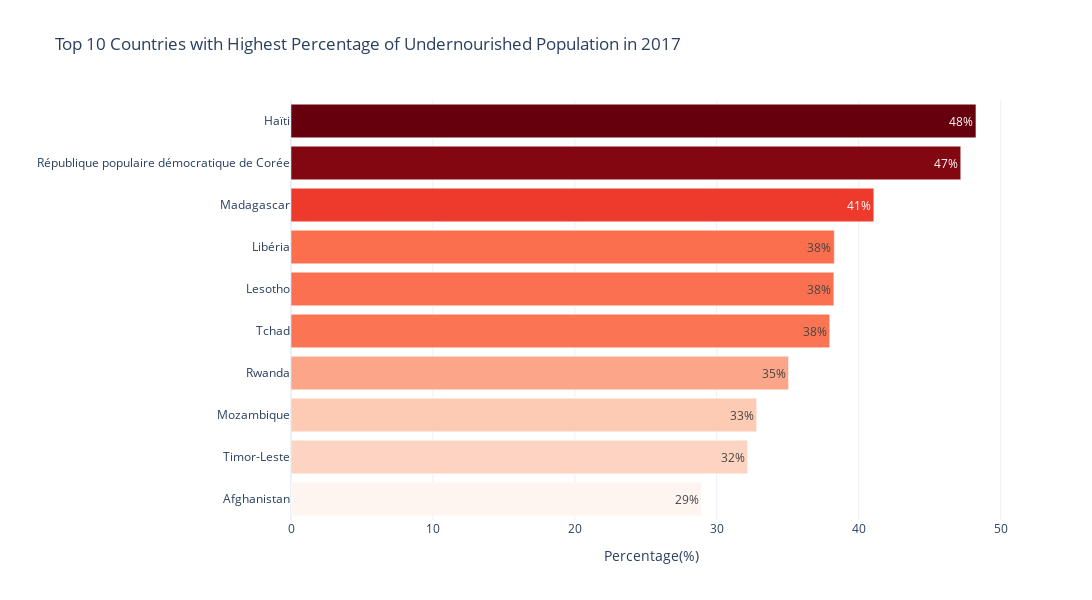

The code cell stored with this chart in its notebook:
### Code cell
# Sort the data and select the top 10 countries
top_10_countries = population_sous_nutrition.sort_values(by='Proportion', ascending=False).head(10)

# Create the bar chart using Plotly
fig = px.bar(top_10_countries, x='Proportion', y='Zone', orientation='h', 
             title='Top 10 Countries with Highest Percentage of Undernourished Population in 2017', 
             labels={'Proportion': 'Percentage(%)', 'Zone': ''},
             color='Proportion', color_continuous_scale='reds',
             text=f'Proportion')

# Update the layout to invert the y-axis
fig.update_layout(width=1200, height=600, yaxis=dict(autorange='reversed'), coloraxis_showscale=False, template='plotly_white',)
fig.update_traces(texttemplate='%{text:.0f}%', textposition='inside')

# Show the figure
fig.show()

### Figure 1 — Plotly figure (JSON) as saved in the notebook; plotly's stock layout.template omitted (floating-point values rounded to 4 significant figures)
{"data": [{"alignmentgroup": "True", "hovertemplate": "Percentage(%)=%{marker.color}<br>=%{y}<extra></extra>", "legendgroup": "", "marker": {"color": [48.26, 47.19, 41.06, 38.28, 38.25, 37.96, 35.06, 32.81, 32.17, 28.93], "coloraxis": "coloraxis", "pattern": {"shape": ""}}, "name": "", "offsetgroup": "", "orientation": "h", "showlegend": false, "text": [48.26, 47.19, 41.06, 38.28, 38.25, 37.96, 35.06, 32.81, 32.17, 28.93], "textposition": "inside", "texttemplate": "%{text:.0f}%", "type": "bar", "x": [48.26, 47.19, 41.06, 38.28, 38.25, 37.96, 35.06, 32.81, 32.17, 28.93], "xaxis": "x", "y": ["Haïti", "République populaire démocratique de Corée", "Madagascar", "Libéria", "Lesotho", "Tchad", "Rwanda", "Mozambique", "Timor-Leste", "Afghanistan"], "yaxis": "y"}], "layout": {"barmode": "relative", "coloraxis": {"colorbar": {"title": {"text": "Percentage(%)"}}, "colorscale": [[0, "rgb(255,245,240)"], [0.125, "rgb(254,224,210)"], [0.25, "rgb(252,187,161)"], [0.375, "rgb(252,146,114)"], [0.5, "rgb(251,106,74)"], [0.625, "rgb(239,59,44)"], [0.75, "rgb(203,24,29)"], [0.875, "rgb(165,15,21)"], [1, "rgb(103,0,13)"]], "showscale": false}, "height": 600, "legend": {"tracegroupgap": 0}, "title": {"text": "Top 10 Countries with Highest Percentage of Undernourished Population in 2017"}, "width": 1200, "xaxis": {"anchor": "y", "domain": [0, 1], "title": {"text": "Percentage(%)"}}, "yaxis": {"anchor": "x", "autorange": "reversed", "domain": [0, 1], "title": {"text": ""}}}}
